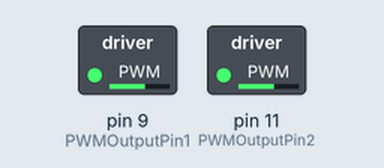
Bench run of a sketch on a simulated Arduino Uno, built with avr-gcc and run on an emulated ATmega328P. Shown: switched loads named in the sketch (green lamp = pin HIGH).

Above: at 0.1 s.
Timing chart, 0 to 1.6 s (numbered marks = the images above):
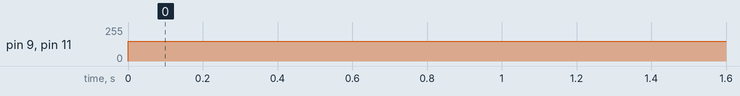

Measured:
- by itself, pin 9 (PWMOutputPin1), pin 11 (PWMOutputPin2): 0/255 → 150/255 at 0.00 s

The sketch:

motorTest.ino
```cpp
int PWMOutputPin1 = 9; //only some pins on the Arduino can be used for PWM
int PWMOutputPin2 = 11;

//AO-A5 only work
void setup() {
  // put your setup code here, to run once:
  Serial.begin(9600);
  pinMode(PWMOutputPin1, OUTPUT);
  pinMode(PWMOutputPin2, OUTPUT);
}

void loop() {
  // put your main code here, to run repeatedly:
  analogWrite(PWMOutputPin1, 150);
  digitalWrite(4, LOW);
  digitalWrite(5, HIGH);
  analogWrite(PWMOutputPin2, 150);
  digitalWrite(2, LOW);
  digitalWrite(3, HIGH);
  delay(1000);
}
```
